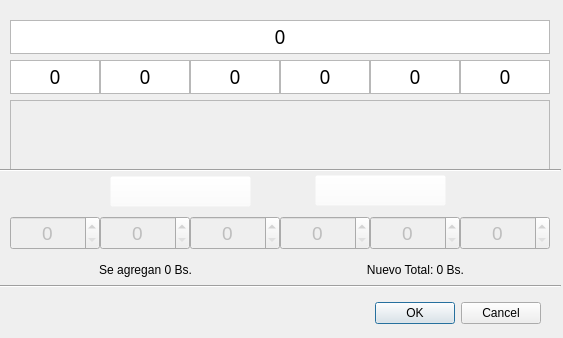
<?xml version="1.0" encoding="UTF-8"?>
<ui version="4.0">
 <class>CashBoxWindow</class>
 <widget class="QDialog" name="CashBoxWindow">
  <property name="geometry">
   <rect>
    <x>0</x>
    <y>0</y>
    <width>563</width>
    <height>338</height>
   </rect>
  </property>
  <property name="windowTitle">
   <string>Administrar Caja de Efectivo</string>
  </property>
  <widget class="QDialogButtonBox" name="buttonBox">
   <property name="geometry">
    <rect>
     <x>200</x>
     <y>297</y>
     <width>341</width>
     <height>32</height>
    </rect>
   </property>
   <property name="orientation">
    <enum>Qt::Horizontal</enum>
   </property>
   <property name="standardButtons">
    <set>QDialogButtonBox::Cancel|QDialogButtonBox::Ok</set>
   </property>
  </widget>
  <widget class="QFrame" name="frame">
   <property name="geometry">
    <rect>
     <x>10</x>
     <y>100</y>
     <width>540</width>
     <height>71</height>
    </rect>
   </property>
   <property name="styleSheet">
    <string notr="true">background-image: url(:/billetes-mini);</string>
   </property>
   <property name="frameShape">
    <enum>QFrame::StyledPanel</enum>
   </property>
   <property name="frameShadow">
    <enum>QFrame::Raised</enum>
   </property>
  </widget>
  <widget class="QTextEdit" name="billetes_20">
   <property name="geometry">
    <rect>
     <x>280</x>
     <y>60</y>
     <width>90</width>
     <height>34</height>
    </rect>
   </property>
   <property name="font">
    <font>
     <family>Noto Sans Lao</family>
     <pointsize>14</pointsize>
    </font>
   </property>
   <property name="frameShape">
    <enum>QFrame::StyledPanel</enum>
   </property>
   <property name="lineWidth">
    <number>1</number>
   </property>
   <property name="verticalScrollBarPolicy">
    <enum>Qt::ScrollBarAlwaysOff</enum>
   </property>
   <property name="horizontalScrollBarPolicy">
    <enum>Qt::ScrollBarAlwaysOff</enum>
   </property>
   <property name="readOnly">
    <bool>true</bool>
   </property>
   <property name="html">
    <string>&lt;!DOCTYPE HTML PUBLIC &quot;-//W3C//DTD HTML 4.0//EN&quot; &quot;http://www.w3.org/TR/REC-html40/strict.dtd&quot;&gt;
&lt;html&gt;&lt;head&gt;&lt;meta name=&quot;qrichtext&quot; content=&quot;1&quot; /&gt;&lt;style type=&quot;text/css&quot;&gt;
p, li { white-space: pre-wrap; }
&lt;/style&gt;&lt;/head&gt;&lt;body style=&quot; font-family:'Noto Sans Lao'; font-size:14pt; font-weight:400; font-style:normal;&quot;&gt;
&lt;p align=&quot;center&quot; style=&quot; margin-top:0px; margin-bottom:0px; margin-left:0px; margin-right:0px; -qt-block-indent:0; text-indent:0px;&quot;&gt;&lt;span style=&quot; font-family:'Noto Sans';&quot;&gt;0&lt;/span&gt;&lt;/p&gt;&lt;/body&gt;&lt;/html&gt;</string>
   </property>
   <property name="acceptRichText">
    <bool>false</bool>
   </property>
   <property name="placeholderText">
    <string/>
   </property>
  </widget>
  <widget class="QTextEdit" name="billetes_100">
   <property name="geometry">
    <rect>
     <x>460</x>
     <y>60</y>
     <width>90</width>
     <height>34</height>
    </rect>
   </property>
   <property name="font">
    <font>
     <family>Noto Sans Lao</family>
     <pointsize>14</pointsize>
    </font>
   </property>
   <property name="styleSheet">
    <string notr="true">p {align:center};
a {align:center};</string>
   </property>
   <property name="frameShape">
    <enum>QFrame::StyledPanel</enum>
   </property>
   <property name="lineWidth">
    <number>1</number>
   </property>
   <property name="verticalScrollBarPolicy">
    <enum>Qt::ScrollBarAlwaysOff</enum>
   </property>
   <property name="horizontalScrollBarPolicy">
    <enum>Qt::ScrollBarAlwaysOff</enum>
   </property>
   <property name="readOnly">
    <bool>true</bool>
   </property>
   <property name="html">
    <string>&lt;!DOCTYPE HTML PUBLIC &quot;-//W3C//DTD HTML 4.0//EN&quot; &quot;http://www.w3.org/TR/REC-html40/strict.dtd&quot;&gt;
&lt;html&gt;&lt;head&gt;&lt;meta name=&quot;qrichtext&quot; content=&quot;1&quot; /&gt;&lt;style type=&quot;text/css&quot;&gt;
p, li { white-space: pre-wrap; }
&lt;/style&gt;&lt;/head&gt;&lt;body style=&quot; font-family:'Noto Sans Lao'; font-size:14pt; font-weight:400; font-style:normal;&quot;&gt;
&lt;p align=&quot;center&quot; style=&quot; margin-top:0px; margin-bottom:0px; margin-left:0px; margin-right:0px; -qt-block-indent:0; text-indent:0px;&quot;&gt;&lt;span style=&quot; font-family:'Noto Sans';&quot;&gt;0&lt;/span&gt;&lt;/p&gt;&lt;/body&gt;&lt;/html&gt;</string>
   </property>
   <property name="acceptRichText">
    <bool>false</bool>
   </property>
   <property name="placeholderText">
    <string/>
   </property>
  </widget>
  <widget class="QTextEdit" name="billetes_2">
   <property name="geometry">
    <rect>
     <x>10</x>
     <y>60</y>
     <width>90</width>
     <height>34</height>
    </rect>
   </property>
   <property name="minimumSize">
    <size>
     <width>0</width>
     <height>34</height>
    </size>
   </property>
   <property name="font">
    <font>
     <family>Noto Sans Lao</family>
     <pointsize>14</pointsize>
    </font>
   </property>
   <property name="frameShape">
    <enum>QFrame::StyledPanel</enum>
   </property>
   <property name="lineWidth">
    <number>1</number>
   </property>
   <property name="verticalScrollBarPolicy">
    <enum>Qt::ScrollBarAlwaysOff</enum>
   </property>
   <property name="horizontalScrollBarPolicy">
    <enum>Qt::ScrollBarAlwaysOff</enum>
   </property>
   <property name="readOnly">
    <bool>true</bool>
   </property>
   <property name="html">
    <string>&lt;!DOCTYPE HTML PUBLIC &quot;-//W3C//DTD HTML 4.0//EN&quot; &quot;http://www.w3.org/TR/REC-html40/strict.dtd&quot;&gt;
&lt;html&gt;&lt;head&gt;&lt;meta name=&quot;qrichtext&quot; content=&quot;1&quot; /&gt;&lt;style type=&quot;text/css&quot;&gt;
p, li { white-space: pre-wrap; }
&lt;/style&gt;&lt;/head&gt;&lt;body style=&quot; font-family:'Noto Sans Lao'; font-size:14pt; font-weight:400; font-style:normal;&quot;&gt;
&lt;p align=&quot;center&quot; style=&quot; margin-top:0px; margin-bottom:0px; margin-left:0px; margin-right:0px; -qt-block-indent:0; text-indent:0px;&quot;&gt;&lt;span style=&quot; font-family:'Noto Sans';&quot;&gt;0&lt;/span&gt;&lt;/p&gt;&lt;/body&gt;&lt;/html&gt;</string>
   </property>
   <property name="acceptRichText">
    <bool>false</bool>
   </property>
   <property name="placeholderText">
    <string/>
   </property>
  </widget>
  <widget class="QTextEdit" name="billetes_10">
   <property name="geometry">
    <rect>
     <x>190</x>
     <y>60</y>
     <width>90</width>
     <height>34</height>
    </rect>
   </property>
   <property name="font">
    <font>
     <family>Noto Sans Lao</family>
     <pointsize>14</pointsize>
    </font>
   </property>
   <property name="frameShape">
    <enum>QFrame::StyledPanel</enum>
   </property>
   <property name="lineWidth">
    <number>1</number>
   </property>
   <property name="verticalScrollBarPolicy">
    <enum>Qt::ScrollBarAlwaysOff</enum>
   </property>
   <property name="horizontalScrollBarPolicy">
    <enum>Qt::ScrollBarAlwaysOff</enum>
   </property>
   <property name="readOnly">
    <bool>true</bool>
   </property>
   <property name="html">
    <string>&lt;!DOCTYPE HTML PUBLIC &quot;-//W3C//DTD HTML 4.0//EN&quot; &quot;http://www.w3.org/TR/REC-html40/strict.dtd&quot;&gt;
&lt;html&gt;&lt;head&gt;&lt;meta name=&quot;qrichtext&quot; content=&quot;1&quot; /&gt;&lt;style type=&quot;text/css&quot;&gt;
p, li { white-space: pre-wrap; }
&lt;/style&gt;&lt;/head&gt;&lt;body style=&quot; font-family:'Noto Sans Lao'; font-size:14pt; font-weight:400; font-style:normal;&quot;&gt;
&lt;p align=&quot;center&quot; style=&quot; margin-top:0px; margin-bottom:0px; margin-left:0px; margin-right:0px; -qt-block-indent:0; text-indent:0px;&quot;&gt;&lt;span style=&quot; font-family:'Noto Sans';&quot;&gt;0&lt;/span&gt;&lt;/p&gt;&lt;/body&gt;&lt;/html&gt;</string>
   </property>
   <property name="acceptRichText">
    <bool>false</bool>
   </property>
   <property name="placeholderText">
    <string/>
   </property>
  </widget>
  <widget class="QFrame" name="frame_2">
   <property name="geometry">
    <rect>
     <x>19</x>
     <y>418</y>
     <width>798</width>
     <height>70</height>
    </rect>
   </property>
   <property name="minimumSize">
    <size>
     <width>798</width>
     <height>70</height>
    </size>
   </property>
   <property name="maximumSize">
    <size>
     <width>798</width>
     <height>120</height>
    </size>
   </property>
   <property name="styleSheet">
    <string notr="true">background-image: url(:/images/todos.jpg);</string>
   </property>
   <property name="frameShape">
    <enum>QFrame::StyledPanel</enum>
   </property>
   <property name="frameShadow">
    <enum>QFrame::Raised</enum>
   </property>
  </widget>
  <widget class="QTextEdit" name="billetes_5">
   <property name="geometry">
    <rect>
     <x>100</x>
     <y>60</y>
     <width>90</width>
     <height>34</height>
    </rect>
   </property>
   <property name="font">
    <font>
     <family>Noto Sans Lao</family>
     <pointsize>14</pointsize>
    </font>
   </property>
   <property name="frameShape">
    <enum>QFrame::StyledPanel</enum>
   </property>
   <property name="lineWidth">
    <number>1</number>
   </property>
   <property name="verticalScrollBarPolicy">
    <enum>Qt::ScrollBarAlwaysOff</enum>
   </property>
   <property name="horizontalScrollBarPolicy">
    <enum>Qt::ScrollBarAlwaysOff</enum>
   </property>
   <property name="readOnly">
    <bool>true</bool>
   </property>
   <property name="html">
    <string>&lt;!DOCTYPE HTML PUBLIC &quot;-//W3C//DTD HTML 4.0//EN&quot; &quot;http://www.w3.org/TR/REC-html40/strict.dtd&quot;&gt;
&lt;html&gt;&lt;head&gt;&lt;meta name=&quot;qrichtext&quot; content=&quot;1&quot; /&gt;&lt;style type=&quot;text/css&quot;&gt;
p, li { white-space: pre-wrap; }
&lt;/style&gt;&lt;/head&gt;&lt;body style=&quot; font-family:'Noto Sans Lao'; font-size:14pt; font-weight:400; font-style:normal;&quot;&gt;
&lt;p align=&quot;center&quot; style=&quot; margin-top:0px; margin-bottom:0px; margin-left:0px; margin-right:0px; -qt-block-indent:0; text-indent:0px;&quot;&gt;&lt;span style=&quot; font-family:'Noto Sans';&quot;&gt;0&lt;/span&gt;&lt;/p&gt;&lt;/body&gt;&lt;/html&gt;</string>
   </property>
   <property name="acceptRichText">
    <bool>false</bool>
   </property>
   <property name="placeholderText">
    <string/>
   </property>
  </widget>
  <widget class="QTextEdit" name="billetes_50">
   <property name="geometry">
    <rect>
     <x>370</x>
     <y>60</y>
     <width>90</width>
     <height>34</height>
    </rect>
   </property>
   <property name="font">
    <font>
     <family>Noto Sans Lao</family>
     <pointsize>14</pointsize>
    </font>
   </property>
   <property name="frameShape">
    <enum>QFrame::StyledPanel</enum>
   </property>
   <property name="lineWidth">
    <number>1</number>
   </property>
   <property name="verticalScrollBarPolicy">
    <enum>Qt::ScrollBarAlwaysOff</enum>
   </property>
   <property name="horizontalScrollBarPolicy">
    <enum>Qt::ScrollBarAlwaysOff</enum>
   </property>
   <property name="readOnly">
    <bool>true</bool>
   </property>
   <property name="html">
    <string>&lt;!DOCTYPE HTML PUBLIC &quot;-//W3C//DTD HTML 4.0//EN&quot; &quot;http://www.w3.org/TR/REC-html40/strict.dtd&quot;&gt;
&lt;html&gt;&lt;head&gt;&lt;meta name=&quot;qrichtext&quot; content=&quot;1&quot; /&gt;&lt;style type=&quot;text/css&quot;&gt;
p, li { white-space: pre-wrap; }
&lt;/style&gt;&lt;/head&gt;&lt;body style=&quot; font-family:'Noto Sans Lao'; font-size:14pt; font-weight:400; font-style:normal;&quot;&gt;
&lt;p align=&quot;center&quot; style=&quot; margin-top:0px; margin-bottom:0px; margin-left:0px; margin-right:0px; -qt-block-indent:0; text-indent:0px;&quot;&gt;&lt;span style=&quot; font-family:'Noto Sans';&quot;&gt;0&lt;/span&gt;&lt;/p&gt;&lt;/body&gt;&lt;/html&gt;</string>
   </property>
   <property name="acceptRichText">
    <bool>false</bool>
   </property>
   <property name="placeholderText">
    <string/>
   </property>
  </widget>
  <widget class="QTextEdit" name="total_efectivo">
   <property name="geometry">
    <rect>
     <x>10</x>
     <y>20</y>
     <width>540</width>
     <height>34</height>
    </rect>
   </property>
   <property name="font">
    <font>
     <family>Noto Sans Lao</family>
     <pointsize>14</pointsize>
    </font>
   </property>
   <property name="styleSheet">
    <string notr="true">p {align:center};
a {align:center};</string>
   </property>
   <property name="frameShape">
    <enum>QFrame::StyledPanel</enum>
   </property>
   <property name="lineWidth">
    <number>1</number>
   </property>
   <property name="verticalScrollBarPolicy">
    <enum>Qt::ScrollBarAlwaysOff</enum>
   </property>
   <property name="horizontalScrollBarPolicy">
    <enum>Qt::ScrollBarAlwaysOff</enum>
   </property>
   <property name="readOnly">
    <bool>true</bool>
   </property>
   <property name="html">
    <string>&lt;!DOCTYPE HTML PUBLIC &quot;-//W3C//DTD HTML 4.0//EN&quot; &quot;http://www.w3.org/TR/REC-html40/strict.dtd&quot;&gt;
&lt;html&gt;&lt;head&gt;&lt;meta name=&quot;qrichtext&quot; content=&quot;1&quot; /&gt;&lt;style type=&quot;text/css&quot;&gt;
p, li { white-space: pre-wrap; }
&lt;/style&gt;&lt;/head&gt;&lt;body style=&quot; font-family:'Noto Sans Lao'; font-size:14pt; font-weight:400; font-style:normal;&quot;&gt;
&lt;p align=&quot;center&quot; style=&quot; margin-top:0px; margin-bottom:0px; margin-left:0px; margin-right:0px; -qt-block-indent:0; text-indent:0px;&quot;&gt;&lt;span style=&quot; font-family:'Noto Sans';&quot;&gt;0&lt;/span&gt;&lt;/p&gt;&lt;/body&gt;&lt;/html&gt;</string>
   </property>
   <property name="acceptRichText">
    <bool>false</bool>
   </property>
   <property name="placeholderText">
    <string/>
   </property>
  </widget>
  <widget class="QSpinBox" name="mod_billetes_2">
   <property name="enabled">
    <bool>false</bool>
   </property>
   <property name="geometry">
    <rect>
     <x>10</x>
     <y>216</y>
     <width>90</width>
     <height>34</height>
    </rect>
   </property>
   <property name="font">
    <font>
     <pointsize>14</pointsize>
    </font>
   </property>
   <property name="alignment">
    <set>Qt::AlignCenter</set>
   </property>
   <property name="prefix">
    <string/>
   </property>
   <property name="maximum">
    <number>999</number>
   </property>
  </widget>
  <widget class="QSpinBox" name="mod_billetes_5">
   <property name="enabled">
    <bool>false</bool>
   </property>
   <property name="geometry">
    <rect>
     <x>100</x>
     <y>216</y>
     <width>90</width>
     <height>34</height>
    </rect>
   </property>
   <property name="font">
    <font>
     <pointsize>14</pointsize>
    </font>
   </property>
   <property name="alignment">
    <set>Qt::AlignCenter</set>
   </property>
   <property name="prefix">
    <string/>
   </property>
   <property name="maximum">
    <number>999</number>
   </property>
  </widget>
  <widget class="QSpinBox" name="mod_billetes_10">
   <property name="enabled">
    <bool>false</bool>
   </property>
   <property name="geometry">
    <rect>
     <x>190</x>
     <y>216</y>
     <width>90</width>
     <height>34</height>
    </rect>
   </property>
   <property name="font">
    <font>
     <pointsize>14</pointsize>
    </font>
   </property>
   <property name="alignment">
    <set>Qt::AlignCenter</set>
   </property>
   <property name="prefix">
    <string/>
   </property>
   <property name="maximum">
    <number>999</number>
   </property>
  </widget>
  <widget class="QSpinBox" name="mod_billetes_20">
   <property name="enabled">
    <bool>false</bool>
   </property>
   <property name="geometry">
    <rect>
     <x>280</x>
     <y>216</y>
     <width>90</width>
     <height>34</height>
    </rect>
   </property>
   <property name="font">
    <font>
     <pointsize>14</pointsize>
    </font>
   </property>
   <property name="alignment">
    <set>Qt::AlignCenter</set>
   </property>
   <property name="prefix">
    <string/>
   </property>
   <property name="maximum">
    <number>999</number>
   </property>
  </widget>
  <widget class="QSpinBox" name="mod_billetes_50">
   <property name="enabled">
    <bool>false</bool>
   </property>
   <property name="geometry">
    <rect>
     <x>370</x>
     <y>216</y>
     <width>90</width>
     <height>34</height>
    </rect>
   </property>
   <property name="font">
    <font>
     <pointsize>14</pointsize>
    </font>
   </property>
   <property name="alignment">
    <set>Qt::AlignCenter</set>
   </property>
   <property name="prefix">
    <string/>
   </property>
   <property name="maximum">
    <number>999</number>
   </property>
  </widget>
  <widget class="QSpinBox" name="mod_billetes_100">
   <property name="enabled">
    <bool>false</bool>
   </property>
   <property name="geometry">
    <rect>
     <x>460</x>
     <y>216</y>
     <width>90</width>
     <height>34</height>
    </rect>
   </property>
   <property name="font">
    <font>
     <pointsize>14</pointsize>
    </font>
   </property>
   <property name="alignment">
    <set>Qt::AlignCenter</set>
   </property>
   <property name="prefix">
    <string/>
   </property>
   <property name="maximum">
    <number>999</number>
   </property>
  </widget>
  <widget class="Line" name="line">
   <property name="geometry">
    <rect>
     <x>0</x>
     <y>162</y>
     <width>561</width>
     <height>16</height>
    </rect>
   </property>
   <property name="orientation">
    <enum>Qt::Horizontal</enum>
   </property>
  </widget>
  <widget class="QLabel" name="label">
   <property name="geometry">
    <rect>
     <x>148</x>
     <y>182</y>
     <width>101</width>
     <height>17</height>
    </rect>
   </property>
   <property name="font">
    <font>
     <underline>true</underline>
    </font>
   </property>
   <property name="cursor">
    <cursorShape>PointingHandCursor</cursorShape>
   </property>
   <property name="styleSheet">
    <string notr="true">color: rgb(0, 38, 255);</string>
   </property>
   <property name="text">
    <string>Agregar Efectivo</string>
   </property>
   <property name="alignment">
    <set>Qt::AlignCenter</set>
   </property>
   <property name="openExternalLinks">
    <bool>true</bool>
   </property>
  </widget>
  <widget class="QLabel" name="label_2">
   <property name="geometry">
    <rect>
     <x>354</x>
     <y>182</y>
     <width>91</width>
     <height>17</height>
    </rect>
   </property>
   <property name="font">
    <font>
     <underline>true</underline>
    </font>
   </property>
   <property name="cursor">
    <cursorShape>PointingHandCursor</cursorShape>
   </property>
   <property name="styleSheet">
    <string notr="true">color: rgb(0, 38, 255);</string>
   </property>
   <property name="text">
    <string>Sacar Efectivo</string>
   </property>
   <property name="alignment">
    <set>Qt::AlignCenter</set>
   </property>
  </widget>
  <widget class="QLabel" name="label_3">
   <property name="geometry">
    <rect>
     <x>114</x>
     <y>176</y>
     <width>30</width>
     <height>30</height>
    </rect>
   </property>
   <property name="styleSheet">
    <string notr="true">image: url(:/agregar);</string>
   </property>
   <property name="text">
    <string/>
   </property>
   <property name="alignment">
    <set>Qt::AlignBottom|Qt::AlignHCenter</set>
   </property>
  </widget>
  <widget class="QLabel" name="label_4">
   <property name="geometry">
    <rect>
     <x>320</x>
     <y>175</y>
     <width>30</width>
     <height>30</height>
    </rect>
   </property>
   <property name="styleSheet">
    <string notr="true">image: url(:/eliminar);</string>
   </property>
   <property name="text">
    <string/>
   </property>
  </widget>
  <widget class="QPushButton" name="boton_agregar">
   <property name="geometry">
    <rect>
     <x>110</x>
     <y>176</y>
     <width>141</width>
     <height>31</height>
    </rect>
   </property>
   <property name="cursor">
    <cursorShape>PointingHandCursor</cursorShape>
   </property>
   <property name="styleSheet">
    <string notr="true">background-color: rgba(255, 255, 255, 0);</string>
   </property>
   <property name="text">
    <string/>
   </property>
  </widget>
  <widget class="QPushButton" name="boton_eliminar">
   <property name="geometry">
    <rect>
     <x>315</x>
     <y>175</y>
     <width>131</width>
     <height>31</height>
    </rect>
   </property>
   <property name="cursor">
    <cursorShape>PointingHandCursor</cursorShape>
   </property>
   <property name="styleSheet">
    <string notr="true">background-color: rgba(255, 255, 255, 0);</string>
   </property>
   <property name="text">
    <string/>
   </property>
  </widget>
  <widget class="Line" name="line_2">
   <property name="geometry">
    <rect>
     <x>0</x>
     <y>276</y>
     <width>561</width>
     <height>20</height>
    </rect>
   </property>
   <property name="orientation">
    <enum>Qt::Horizontal</enum>
   </property>
  </widget>
  <widget class="QLabel" name="label_5">
   <property name="geometry">
    <rect>
     <x>10</x>
     <y>260</y>
     <width>271</width>
     <height>20</height>
    </rect>
   </property>
   <property name="text">
    <string>Se agregan 0 Bs.</string>
   </property>
   <property name="alignment">
    <set>Qt::AlignCenter</set>
   </property>
  </widget>
  <widget class="QLabel" name="label_6">
   <property name="geometry">
    <rect>
     <x>290</x>
     <y>260</y>
     <width>251</width>
     <height>20</height>
    </rect>
   </property>
   <property name="text">
    <string>Nuevo Total: 0 Bs.</string>
   </property>
   <property name="alignment">
    <set>Qt::AlignCenter</set>
   </property>
  </widget>
 </widget>
 <resources/>
 <connections>
  <connection>
   <sender>buttonBox</sender>
   <signal>accepted()</signal>
   <receiver>CashBoxWindow</receiver>
   <slot>accept()</slot>
   <hints>
    <hint type="sourcelabel">
     <x>248</x>
     <y>254</y>
    </hint>
    <hint type="destinationlabel">
     <x>157</x>
     <y>274</y>
    </hint>
   </hints>
  </connection>
  <connection>
   <sender>buttonBox</sender>
   <signal>rejected()</signal>
   <receiver>CashBoxWindow</receiver>
   <slot>reject()</slot>
   <hints>
    <hint type="sourcelabel">
     <x>316</x>
     <y>260</y>
    </hint>
    <hint type="destinationlabel">
     <x>286</x>
     <y>274</y>
    </hint>
   </hints>
  </connection>
 </connections>
</ui>
